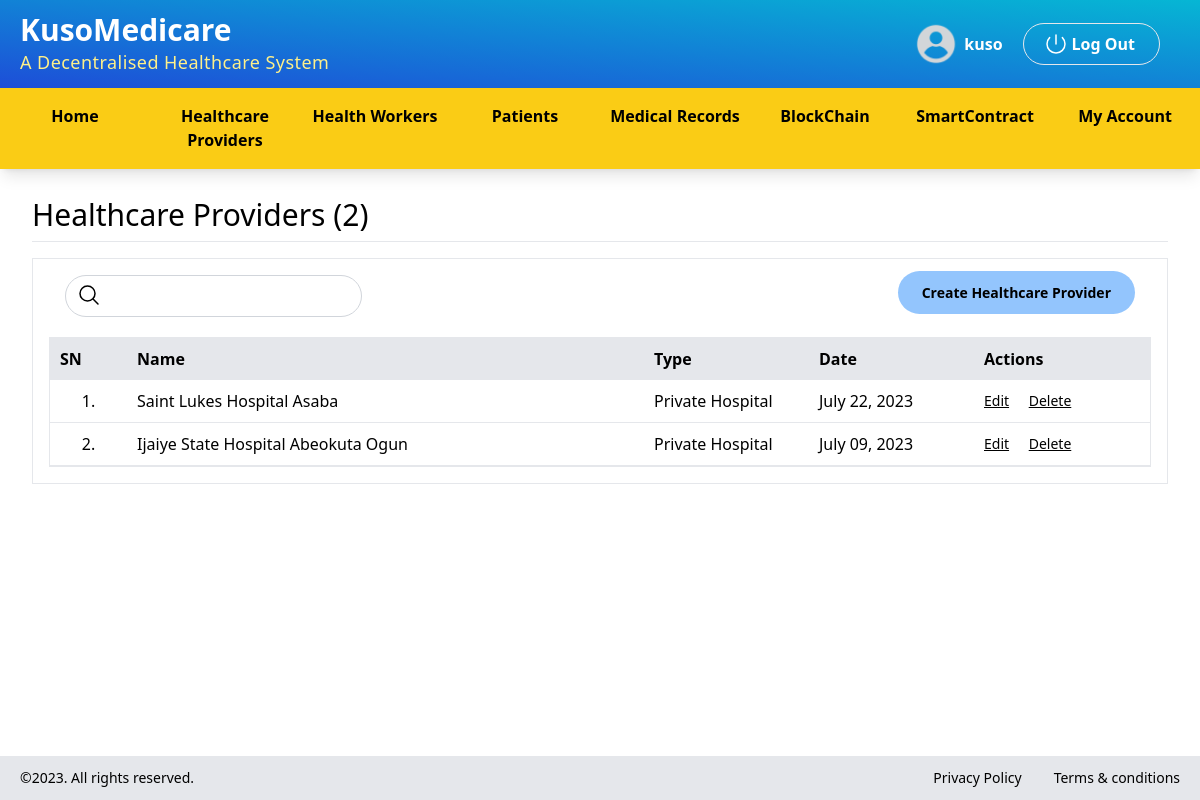
The app's page /kmc/healthcare_provider (signed in), older data.
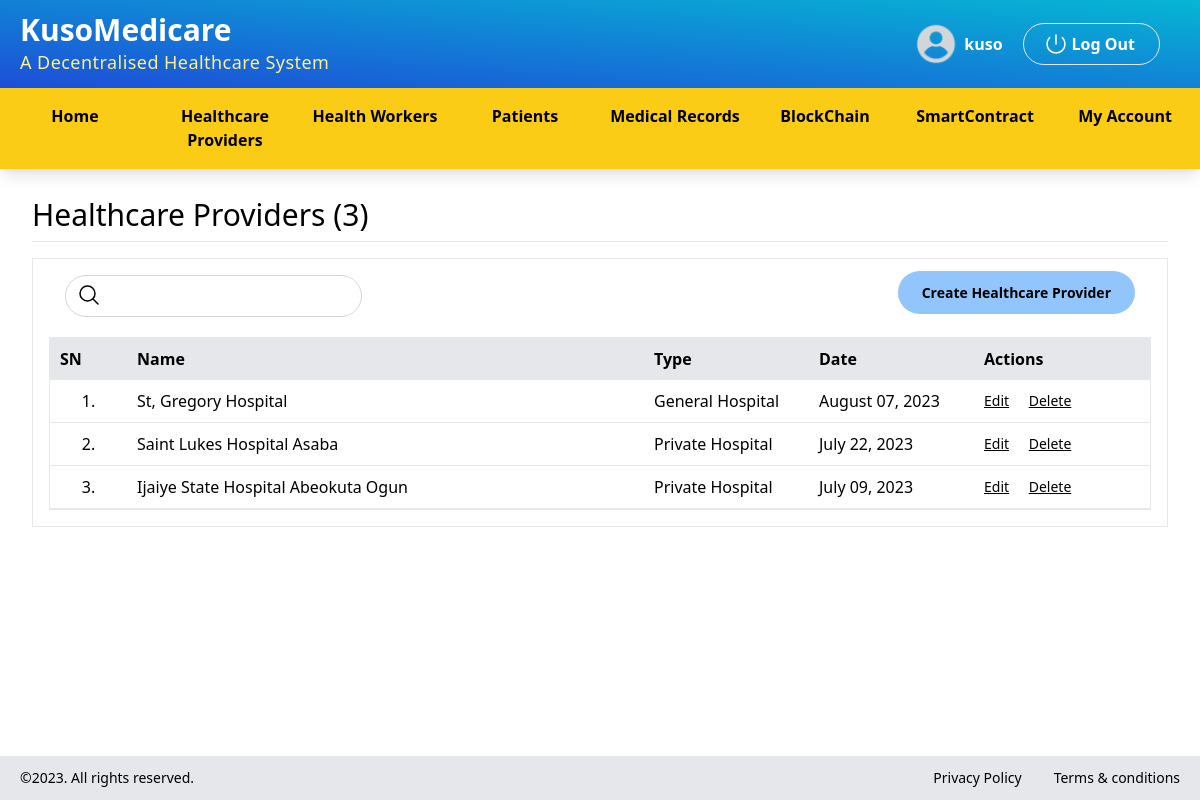
The same page, newer data.
### myapp/models.py (models this page shows)
class HealthProvider(models.Model):
    name = models.CharField(max_length=500)
    type = models.CharField(max_length=500)
    address = models.CharField(max_length=1000)
    email = models.CharField(max_length=100)
    username = models.CharField(max_length=50)
    user = models.ForeignKey(User, on_delete=models.CASCADE, related_name='user')
    date = models.DateTimeField(default=datetime.now, blank=True)

### myapp/views.py (the view)
# urls.py: path('kmc/healthcare_provider', views.kmc_healthcare_provider, name='kmc_healthcare_provider'),
@login_required
def kmc_healthcare_provider(request):
    healthProviders = HealthProvider.objects.all()
    healthProviders_count = len(healthProviders)
    return render(request, 'kmc/kmc_healthcare_provider.html', {'healthProviders': healthProviders, 'count' : healthProviders_count})

### templates/kmc/kmc_healthcare_provider.html (shortened to what this page needs)
{% extends "layout/base.html" %}
{% load static %}
{% block content %}
    <div>
        {% include 'partial/_kmc_nav.html' %}
    </div>
    <div class="content-section flex-1 flex-col px-8 py-5">
        <div class="text-3xl border-b border-gray-200 py-2">
            Healthcare Providers ({{ count }})
        </div>
        <div class="flex flex-col border mt-4 p-4">
            <div class="flex flex-row justify-between px-4 mb-5">
                    <div class="flex w-[15%]">
                        <input type="text" name="search" class="border py-2 px-8 border-gray-300 rounded-full"/>
                        <div class="absolute border-0 py-2 px-3">
                            <svg xmlns="http://www.w3.org/2000/svg" fill="none" viewBox="0 0 24 24" stroke-width="1.5" stroke="currentColor" class="w-6 h-6">
                                <path stroke-linecap="round" stroke-linejoin="round" d="M21 21l-5.197-5.197m0 0A7.5 7.5 0 105.196 5.196a7.5 7.5 0 0010.607 10.607z" />
                              </svg>
                        </div>
                    </div>
                    <div class="py-2">
                            <a href="{% url 'kmc_healthcare_provider_create' %}" class="py-3 px-6 rounded-full text-sm font-semibold bg-blue-300 text-black
                                hover:bg-blue-400 hover:text-white ">
                                    Create Healthcare Provider
                            </a>
                    </div>
            </div>
            <div class="flex flex-col flex-1 border w-[100%] mx-auto gap-4">
                    <table width="100%" cellpadding="10px">
                        <thead>
                            <tr class="bg-gray-200">
                                <th class="text-left border-0 border-blue-800" width="7%">SN</th>
                                <th class="text-left border-0 border-blue-800" width="47%">Name</th>
                                <th class="text-left border-0 border-blue-800" width="15%">Type</th>
                                <th class="text-left border-0 border-blue-800" width="15%">Date</th>
                                <th class="text-left border-0 border-blue-800" width="30%" >Actions</th>
                            </tr>
                        </thead>
                        <tbody>
                            {% for healthProvider in healthProviders reversed %}
                                <tr class="border-b">
                                    <td class="text-center">{{ forloop.counter }}.</td>
                                    <td>
                                            <div>{{ healthProvider.name }}</div>
                                    </td>
                                    <td>{{ healthProvider.type }}</td>
                                    <td>{{ healthProvider.date|date:"F d, Y" }}</td>
                                    <td>
                                        <div class="text-sm">
                                                <span class="mr-4">
                                                    <a class="underline" href='kmc_healthcare_provider/edit/{{ healthProvider.id }}'>Edit</a>
                                                </span>
                                                <span>
                                                    <a class='underline' href='kmc_healthcare_provider/delete/{{ healthProvider.id }}'>Delete</a>
                                                </span>
                                        </div>
                                    </td>
                                </tr>
                            {%  endfor  %}
                        </tbody>
                    </table>
            </div>
        </div>
    </div>
{% endblock %}

Row changes from the older to the newer data that the page shows:
added HealthProvider: name "St, Gregory Hospital", type "General Hospital", date "August 07, 2023"
Text that changed along with them:
{{ count }}: "2" → "3"
